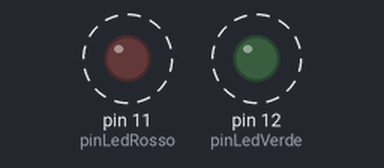
The sketch below on a simulated Arduino Uno, built with avr-gcc and run on an emulated ATmega328P. Shown: output pins drawn as LEDs (lit = HIGH). Dashed ring = blinking.

Above: at 0.2 s.
Timing chart, 0 to 3.2 s (numbered marks = the images above):
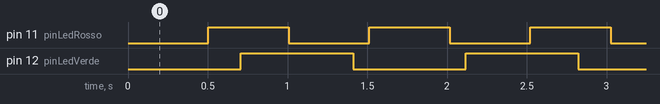

The sketch:

blink_async.ino
```cpp
/*
  Blink async, rosso  ogni 500 ms, verde ogni 700 ms

 esercitazione lezione 1 corso Arduino 2019 Golem

  Vincenzo Nesta
*/
// led rosso
boolean stato_rosso = LOW;
const byte pinLedRosso = 11;
int contatore_rosso = 0;

// led verde
boolean stato_verde = LOW;
const byte pinLedVerde = 12;
int contatore_verde = 0;

// the setup function runs once when you press reset or power the board
void setup() {

  pinMode(pinLedRosso, OUTPUT);           // initialize digital pin led rosso as an output.
  digitalWrite(pinLedRosso, stato_rosso); // initialize led LOW.
  pinMode(pinLedVerde, OUTPUT);           // initialize digital pin led verde as an output.
  digitalWrite(pinLedVerde, stato_verde); // initialize led LOW.

}

// the loop function runs over and over again forever
void loop() {
  // agisce sul led rosso
  if (contatore_rosso == 500) {
    stato_rosso = !stato_rosso;            // inverte lo stato del led
    digitalWrite(pinLedRosso, stato_rosso);
    contatore_rosso = 0;                  // azzera il contatore
  }
  contatore_rosso++;                      // incrementa contatore (al di fuori del ciclo if)

  // agisce sul led verde
  if (contatore_verde == 700) {
    stato_verde = !stato_verde;             // inverte lo stato del led
    digitalWrite(pinLedVerde, stato_verde);
    contatore_verde = 0;                    // azzera il contatore
  }
  contatore_verde++;

  delay(1);                                 // pausa fatta ad ogni ciclo, alrimenti non funziona

}
```

Measured:
- by itself, pin 11 (pinLedRosso): alternates HIGH for 0.50 s and LOW for 0.50 s
- by itself, pin 12 (pinLedVerde): alternates HIGH for 0.71 s and LOW for 0.71 s
- by itself, everything shown: repeats every 7.1 s, in 22 steps
